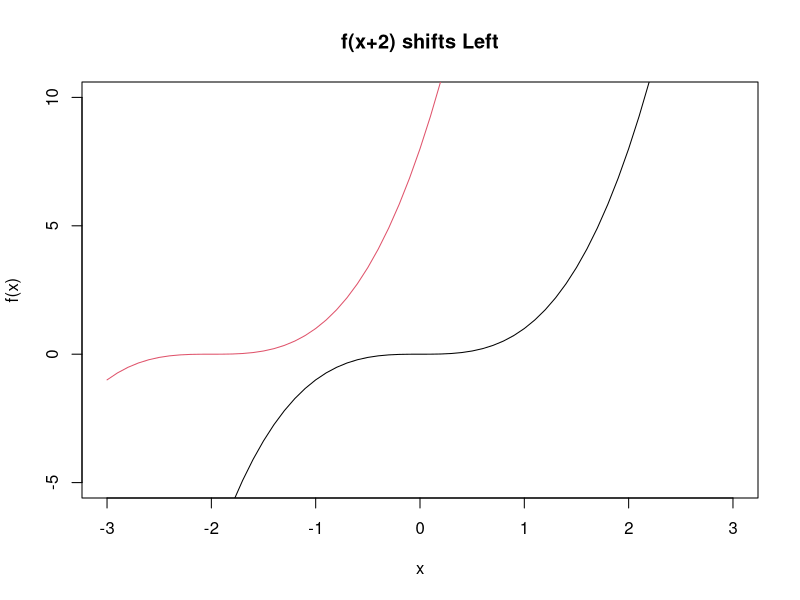
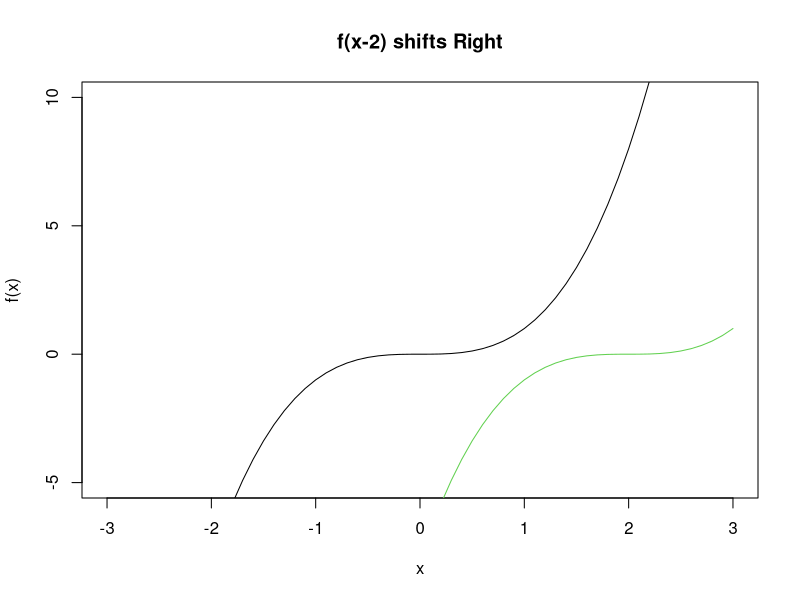
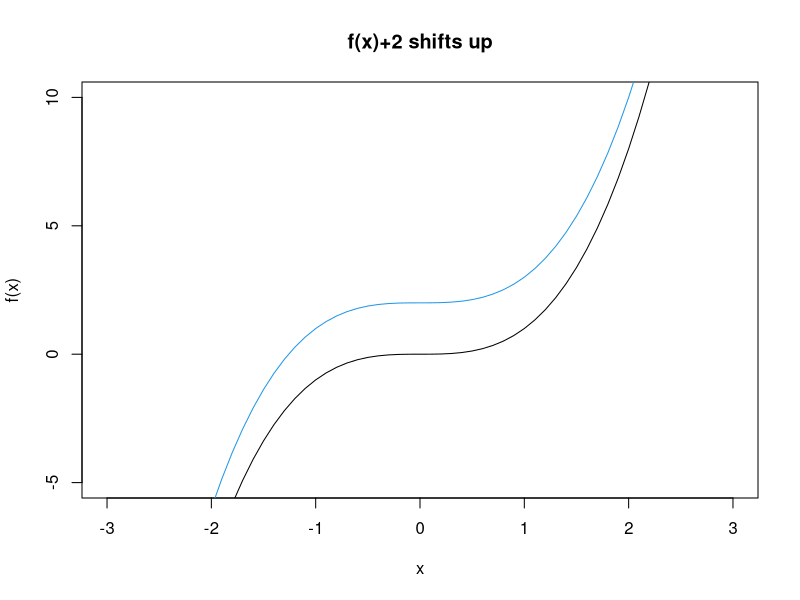
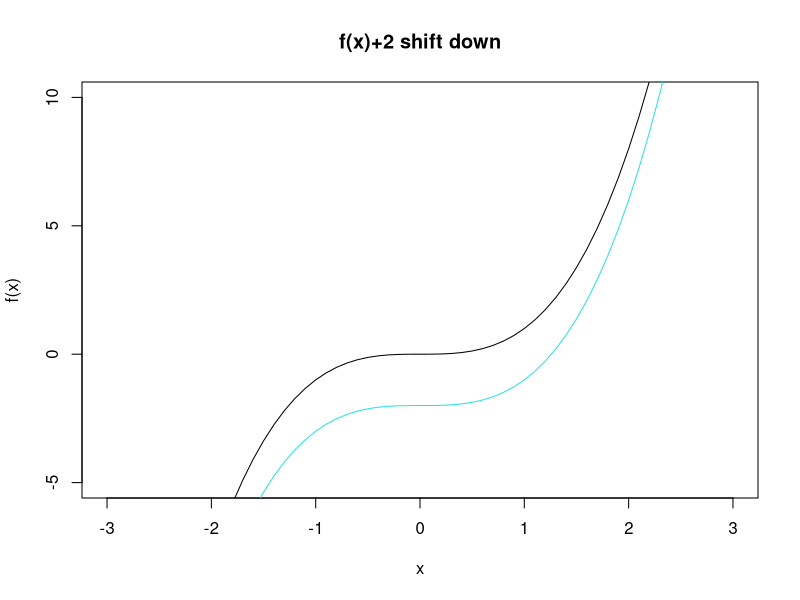
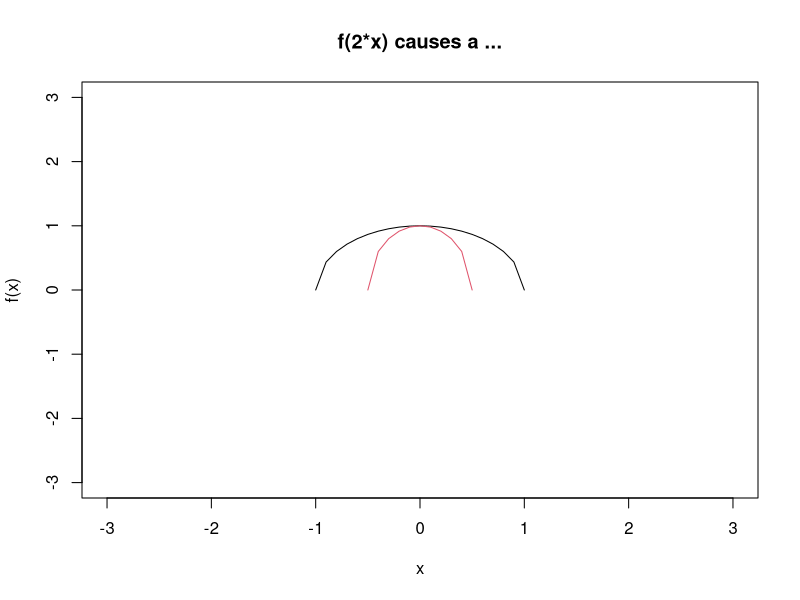
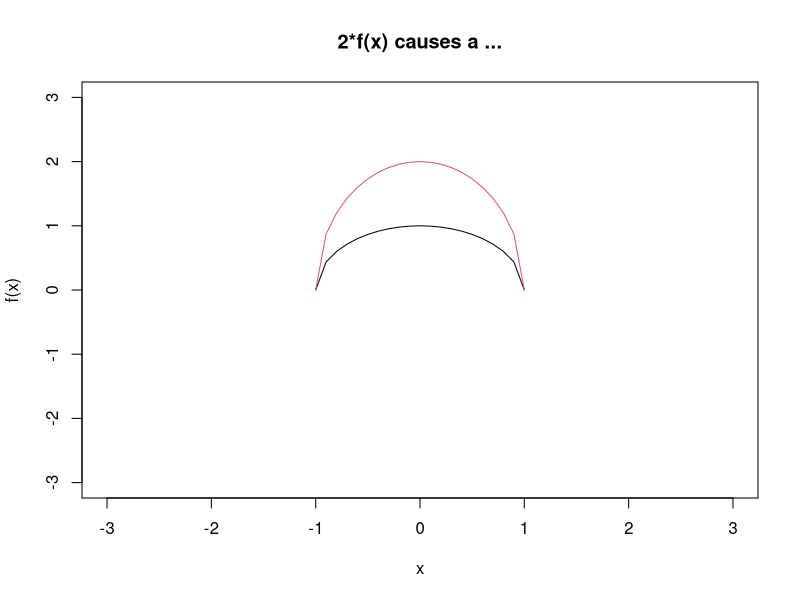
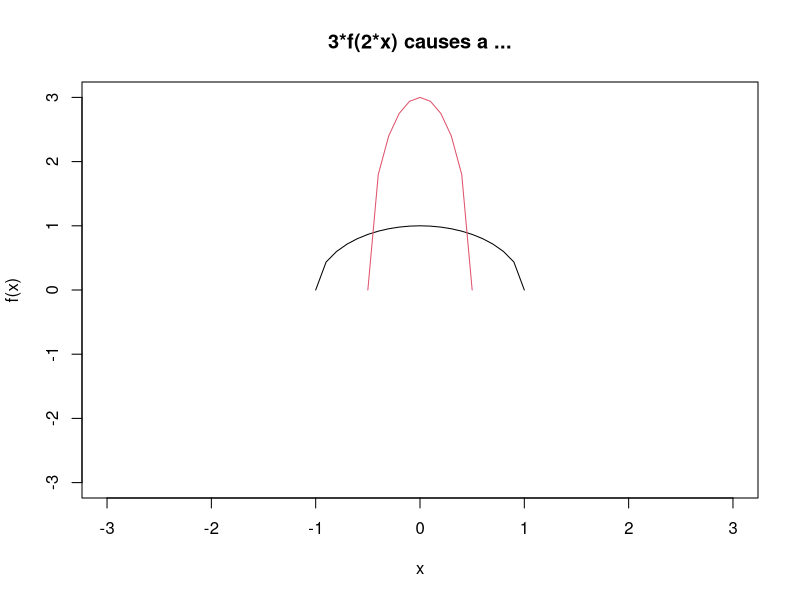

Here is the R script that generated these plots, in order: (Note: this script raises an error after producing the figures.)
f <- function(x){x^3}

x <- seq(-3,3,0.1)

plot(x,f(x),type = "l", ylim = c(-5,10), main = "f(x+2) shifts Left")
lines(x, f(x+2), type = "l",col = 2)

plot(x,f(x),type = "l", ylim = c(-5,10), main = "f(x-2) shifts Right")
lines(x, f(x-2), type = "l",col = 3)

plot(x,f(x),type = "l", ylim = c(-5,10), main = "f(x)+2 shifts up")
lines(x, f(x)+2, type = "l",col = 4)

plot(x,f(x),type = "l", ylim = c(-5,10), main = "f(x)+2 shift down")
lines(x, f(x)-2, type = "l",col = 5)



f <- function(x){sqrt(1-x^2)}

x <- seq(-3,3,0.1)

plot(x,f(x),type = "l", ylim = c(-3,3), main = "f(2*x) causes a ...")
lines(x, f(2*x), type = "l",col = 2)

plot(x,f(x),type = "l", ylim = c(-3,3), main = "2*f(x) causes a ...")
lines(x, 2*f(x), type = "l",col = 2)

plot(x,f(x),type = "l", ylim = c(-3,3), main = "3*f(2*x) causes a ...")
lines(x, 3*f(2*x), type = "l",col = 2)




f.quad1 <- function(x,a=1,b=0,c=0){
  a*x^2 + b*x + c
}

f.quad2 <- function(x,a,b,c){
  a*x^2 + b*x + c
}

f.quad1(1/2)
f.quad2(1/2)

f.quad1(0,1,2,7)
f.quad2(0,1,2,7)

f.quad1(-1/3)
f.quad2(-1/3,1,0,0)



